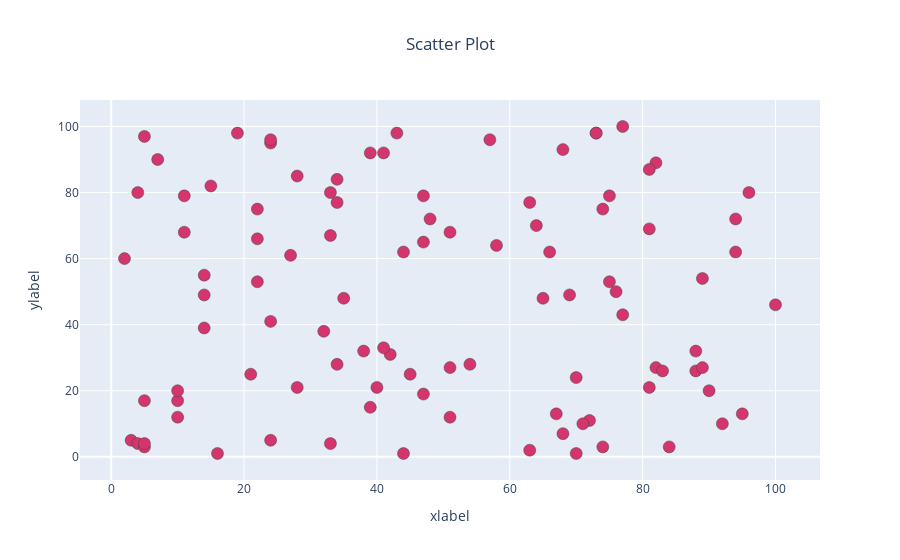

The notebook cell this image was saved under:
### Markdown cell above
## 1. Scatter Plot

### Code cell
random_x = np.random.randint(1,101,100)
random_y = np.random.randint(1,101,100)
data = [go.Scatter(
    x = random_x,  
    y = random_y, 
    mode = 'markers',
    marker = dict(size = 12,color = 'rgb(212,53,108)',symbol = 'circle', line = {'width':0.5})
)]

       
layout = go.Layout(
    title = dict(text = 'Scatter Plot',x = 0.5), #x= 0.5 here aligns title to the center of graph
    xaxis = dict(title = 'xlabel'),
    yaxis = dict(title = 'ylabel'),
    hovermode = 'closest',
)

fig = go.Figure(data = data,layout = layout)
fig.show()

### Figure 1 — Plotly figure (JSON) as saved in the notebook; plotly's stock layout.template omitted (floating-point values rounded to 4 significant figures)
{"data": [{"marker": {"color": "rgb(212,53,108)", "line": {"width": 0.5}, "size": 12, "symbol": "circle"}, "mode": "markers", "type": "scatter", "x": [44, 74, 63, 63, 42, 14, 41, 95, 69, 5, 94, 77, 88, 32, 64, 22, 35, 68, 33, 28, 39, 38, 70, 7, 24, 75, 88, 11, 51, 3, 82, 82, 33, 90, 68, 47, 81, 28, 24, 11, 2, 4, 14, 47, 5, 10, 16, 51, 89, 51, 77, 43, 10, 100, 48, 44, 73, 27, 39, 96, 81, 47, 74, 22, 58, 89, 72, 4, 57, 71, 84, 40, 92, 65, 24, 83, 94, 81, 34, 54, 73, 22, 10, 66, 34, 45, 14, 33, 34, 70, 41, 5, 21, 76, 19, 24, 5, 15, 67, 75], "y": [1, 3, 2, 77, 31, 49, 92, 13, 49, 97, 72, 100, 26, 38, 70, 75, 48, 93, 80, 21, 92, 32, 24, 90, 41, 53, 32, 79, 12, 5, 89, 27, 4, 20, 7, 79, 69, 85, 95, 68, 60, 80, 39, 65, 17, 12, 1, 68, 54, 27, 43, 98, 17, 46, 72, 62, 98, 61, 15, 80, 21, 19, 75, 66, 64, 27, 11, 4, 96, 10, 3, 21, 10, 48, 96, 26, 62, 87, 28, 28, 98, 53, 20, 62, 77, 25, 55, 67, 84, 1, 33, 3, 25, 50, 98, 5, 4, 82, 13, 79]}], "layout": {"hovermode": "closest", "title": {"text": "Scatter Plot", "x": 0.5}, "xaxis": {"title": {"text": "xlabel"}}, "yaxis": {"title": {"text": "ylabel"}}}}
